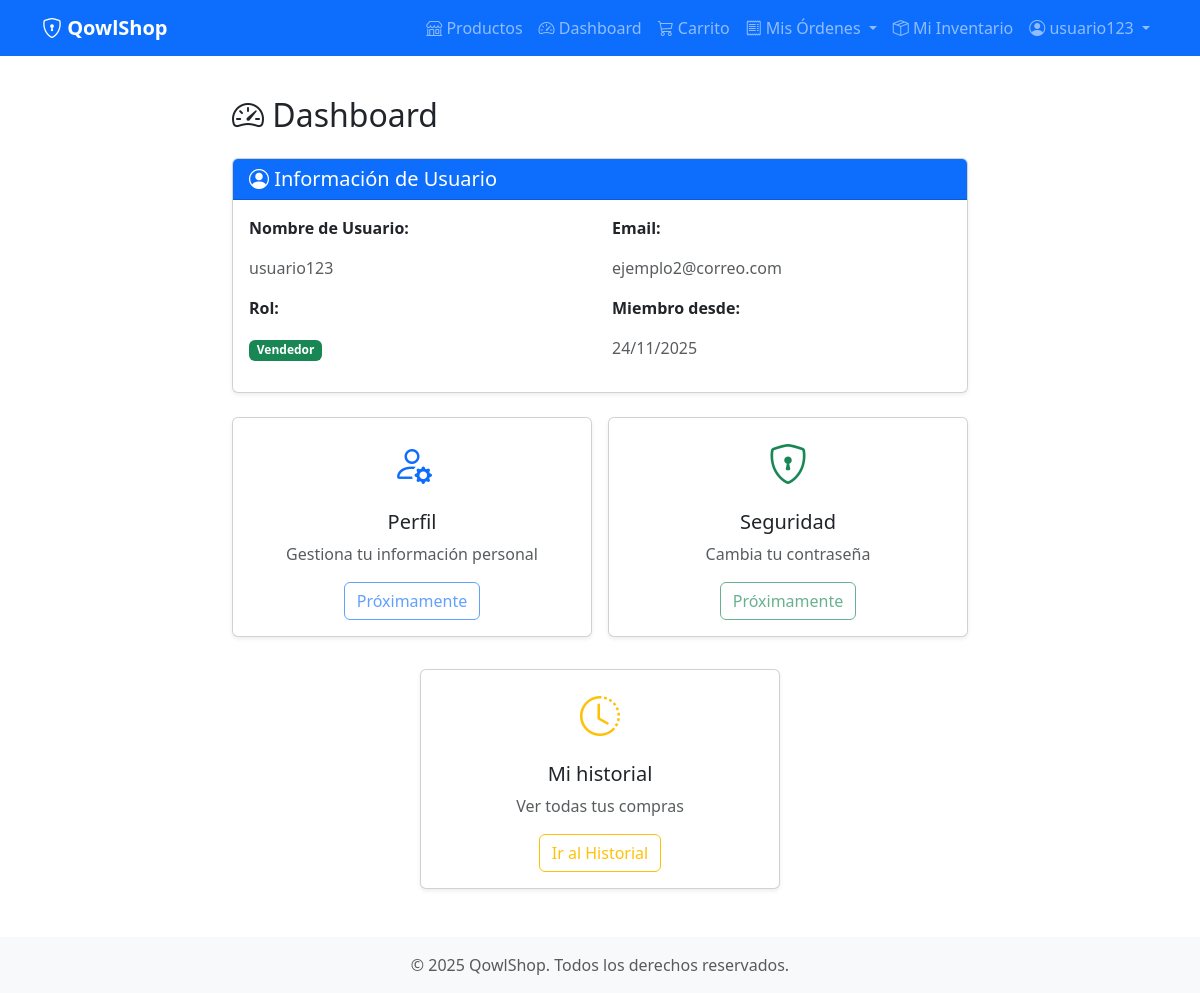
/dashboard (signed in), run on the app's committed database.
### modules/auth/models.py (models this page shows, shortened)
class User(UserMixin, db.Model):
    __tablename__ = 'users'
    id = db.Column(db.Integer, primary_key=True)
    username = db.Column(db.String(80), unique=True, nullable=False, index=True)
    email = db.Column(db.String(120), unique=True, nullable=False, index=True)
    password_hash = db.Column(db.String(255), nullable=False)
    role = db.Column(db.String(20), nullable=False, default='user')  # user/admin
    is_seller = db.Column(db.Boolean, default=False, nullable=False)  # Puede vender productos
    is_active = db.Column(db.Boolean, default=True, nullable=False)
    created_at = db.Column(db.DateTime, default=datetime.utcnow, nullable=False)
    updated_at = db.Column(db.DateTime, default=datetime.utcnow, onupdate=datetime.utcnow)
    products = db.relationship('Product', back_populates='seller', lazy='dynamic',
                               foreign_keys='Product.seller_id')
    purchases = db.relationship('Order', back_populates='buyer', lazy='dynamic',
                               foreign_keys='Order.buyer_id')
    sales = db.relationship('OrderItem', back_populates='seller', lazy='dynamic',
                           foreign_keys='OrderItem.seller_id')
    cart = db.relationship('Cart', back_populates='user', uselist=False, cascade='all, delete-orphan')
    def is_admin(self):
        return self.role == 'admin'
    def can_sell(self):
        return self.is_seller or self.is_admin()

### modules/main/routes.py (the view)
@main_bp.route('/dashboard')
@login_required
def dashboard():
    stats = {
        'total_purchases': Order.query.filter_by(buyer_id=current_user.id).count(),
        'total_spent': db.session.query(db.func.sum(Order.total_amount))\
            .filter_by(buyer_id=current_user.id)\
            .scalar() or 0
    }
    if current_user.can_sell():
        stats['total_products'] = Product.query.filter_by(seller_id=current_user.id).count()
        stats['active_products'] = Product.query\
            .filter_by(seller_id=current_user.id, is_active=True)\
            .count()
        stats['total_sales'] = db.session.query(db.func.sum(OrderItem.subtotal))\
            .filter_by(seller_id=current_user.id)\
            .scalar() or 0
        stats['items_sold'] = db.session.query(db.func.sum(OrderItem.quantity))\
            .filter_by(seller_id=current_user.id)\
            .scalar() or 0
    recent_orders = Order.query\
        .filter_by(buyer_id=current_user.id)\
        .order_by(Order.created_at.desc())\
        .limit(5)\
        .all()
    return render_template('main/dashboard.html',
                         stats=stats,
                         recent_orders=recent_orders)

### modules/auth/models.py (called while the page is built)
@login_manager.user_loader
def load_user(user_id):
    return User.query.get(int(user_id))

### modules/cart/models.py (called while the page is built)
    def get_item_count(self):
        return sum(item.quantity for item in self.items)

### modules/main/templates/main/dashboard.html (shortened to what this page needs)
{% extends "base.html" %}
{% block content %}
<div class="container mt-4">
    <div class="row">
        <div class="col-lg-8 mx-auto">
            <h2 class="mb-4">
                <i class="bi bi-speedometer2"></i> Dashboard
            </h2>
            <div class="card shadow-sm mb-4">
                <div class="card-header bg-primary text-white">
                    <h5 class="mb-0">
                        <i class="bi bi-person-circle"></i> Información de Usuario
                    </h5>
                </div>
                <div class="card-body">
                    <div class="row">
                        <div class="col-md-6">
                            <p><strong>Nombre de Usuario:</strong></p>
                            <p class="text-muted">{{ current_user.username }}</p>
                        </div>
                        <div class="col-md-6">
                            <p><strong>Email:</strong></p>
                            <p class="text-muted">{{ current_user.email }}</p>
                        </div>
                        <div class="col-md-6">
                            <p><strong>Rol:</strong></p>
                            {% if current_user.is_seller %}
                                <span class="badge bg-success">Vendedor</span>
                            {% endif %}
                        </div>
                        <div class="col-md-6">
                            <p><strong>Miembro desde:</strong></p>
                            <p class="text-muted">{{ current_user.created_at.strftime('%d/%m/%Y') }}</p>
                        </div>
                    </div>
                </div>
            </div>
            <div class="row g-3">
                <div class="col-md-6">
                    <div class="card shadow-sm h-100">
                        <div class="card-body text-center">
                            <i class="bi bi-person-gear fs-1 text-primary"></i>
                            <h5 class="mt-3">Perfil</h5>
                            <p class="text-muted">Gestiona tu información personal</p>
                            <button class="btn btn-outline-primary" disabled>
                                Próximamente
                            </button>
                        </div>
                    </div>
                </div>
                <div class="col-md-6">
                    <div class="card shadow-sm h-100">
                        <div class="card-body text-center">
                            <i class="bi bi-shield-lock fs-1 text-success"></i>
                            <h5 class="mt-3">Seguridad</h5>
                            <p class="text-muted">Cambia tu contraseña</p>
                            <button class="btn btn-outline-success" disabled>
                                Próximamente
                            </button>
                        </div>
                    </div>
                </div>
            </div>
            <div class="row g-3 mt-3">
                <div class="col-md-6 mx-auto">
                    <div class="card shadow-sm h-100">
                        <div class="card-body text-center">
                            <a href="{{ url_for('orders.my_purchases') }}" class="text-decoration-none text-dark">
                                <i class="bi bi-clock-history fs-1 text-warning"></i>
                                <h5 class="mt-3">Mi historial</h5>
                                <p class="text-muted">Ver todas tus compras</p>
                                <button class="btn btn-outline-warning">Ir al Historial</button>
                            </a>
                        </div>
                    </div>
                </div>
            </div>
        </div>
    </div>
</div>
{% endblock %}

### templates/base.html (shortened to what this page needs)
<!DOCTYPE html>
<html lang="es">
<head>
    <link href="https://cdn.jsdelivr.net/npm/bootstrap@5.3.0/dist/css/bootstrap.min.css" rel="stylesheet">
    <link rel="stylesheet" href="https://cdn.jsdelivr.net/npm/bootstrap-icons@1.10.0/font/bootstrap-icons.css">
</head>
<body>
    <nav class="navbar navbar-expand-lg navbar-dark bg-primary">
        <div class="container">
            <a class="navbar-brand" href="{{ url_for('main.index') }}">
                <i class="bi bi-shield-lock"></i> QowlShop
            </a>
            <div class="collapse navbar-collapse" id="navbarNav">
                <ul class="navbar-nav ms-auto">
                    <li class="nav-item">
                        <a class="nav-link" href="{{ url_for('products.list_products') }}">
                            <i class="bi bi-shop"></i> Productos
                        </a>
                    </li>
                    {% if current_user.is_authenticated %}
                        <li class="nav-item">
                            <a class="nav-link" href="{{ url_for('main.dashboard') }}">
                                <i class="bi bi-speedometer2"></i> Dashboard
                            </a>
                        </li>
                        <li class="nav-item">
                            <a class="nav-link" href="{{ url_for('cart.view_cart') }}">
                                <i class="bi bi-cart3"></i> Carrito
                            </a>
                        </li>
                        <li class="nav-item dropdown">
                            <a class="nav-link dropdown-toggle" href="#" id="ordersDropdown" role="button" data-bs-toggle="dropdown" aria-expanded="false">
                                <i class="bi bi-receipt"></i> Mis Órdenes
                            </a>
                        </li>
                        {% if current_user.is_seller %}
                        <li class="nav-item">
                            <a class="nav-link" href="{{ url_for('products.my_inventory') }}">
                                <i class="bi bi-box-seam"></i> Mi Inventario
                            </a>
                        </li>
                        {% endif %}
                        <li class="nav-item dropdown">
                            <a class="nav-link dropdown-toggle" href="#" id="userDropdown" role="button" data-bs-toggle="dropdown">
                                <i class="bi bi-person-circle"></i> {{ current_user.username }}
                            </a>
                        </li>
                    {% endif %}
                </ul>
            </div>
        </div>
    </nav>
    <div class="content">
        {% block content %}{% endblock %}
    </div>
    <footer class="bg-light text-center py-3 mt-5">
        <div class="container">
            <p class="text-muted mb-0">&copy; 2025 QowlShop. Todos los derechos reservados.</p>
        </div>
    </footer>
</body>
</html>

### templates/base.html (style rules this page uses)
body { min-height: 100vh; display: flex; flex-direction: column; }
.content { flex: 1; }
.navbar-brand { font-weight: bold; }

### data on the page
User: username "usuario123", email "ejemplo2@correo.com", created_at "24/11/2025"
